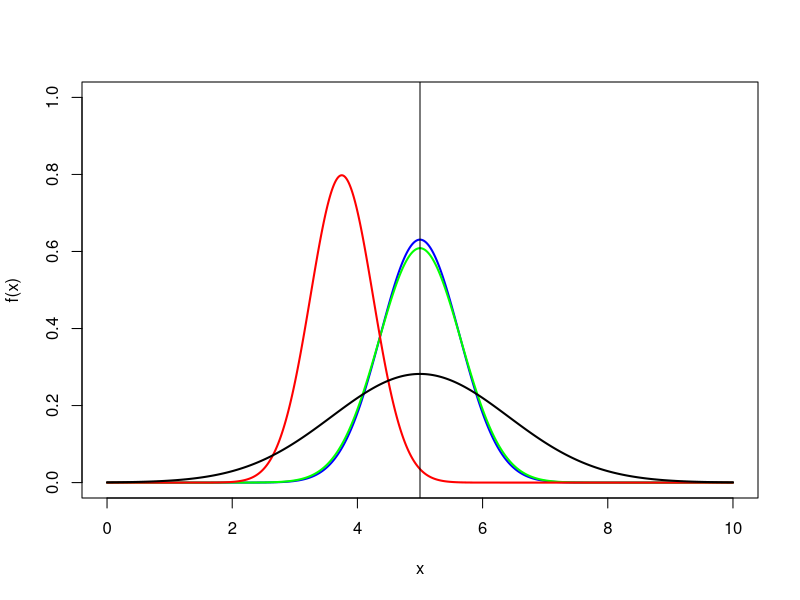

Generate this figure with R:
################################################################################
# Elements of Statistics                                                       #
# Chapter 8: Estimation                                                        #
# Corresponding R Code                                                         #
# Updated: October 2021                                                        #
################################################################################


####################//////////\\\\\\\\\\########################################
# 8.1 Fundamentals
####################\\\\\\\\\\//////////########################################

mu <- 5
sigma <- sqrt(4)
n <- 10

Mean_U1 <- 1/n * (n * mu)
Mean_U2 <- 1/(n + 1) * (2 * mu + 9 * mu)
Mean_U3 <- 1/(n + 6) * (2 * mu + 2 * mu + 8 * mu)
Mean_U4 <- 1/2 * (2 * mu)

Means<-cbind(Mean_U1,Mean_U2,Mean_U3,Mean_U4)

Means


Var_U1 <- (1/n)^2 * (n * sigma^2)
Var_U2 <- (2/(n + 1))^2 * sigma^2 + (1/(n + 1))^2 * 
  (9 * sigma^2)
Var_U3 <- (2/(n + 6))^2 * (2 * sigma^2) + 
  (1/(n + 6))^2 * (8 * sigma^2)
Var_U4 <- (1/2)^2 * (2 * sigma^2)
Variances <- cbind(Var_U1,Var_U2,Var_U3,Var_U4)
Variances


x8_1 <- seq(from = 0, to = 10, length.out = 1000)

f_x8_1_1 <- dnorm(x = x8_1, mean = Mean_U1,
                  sd = sqrt(Var_U1))
f_x8_1_2 <- dnorm(x = x8_1, mean = Mean_U2, 
                  sd = sqrt(Var_U2))
f_x8_1_3 <- dnorm(x = x8_1, mean = Mean_U3, 
                  sd = sqrt(Var_U3))
f_x8_1_4 <- dnorm(x = x8_1, mean = Mean_U4, 
                  sd = sqrt(Var_U4))

plot(x = x8_1, y = f_x8_1_1, type = "l", xlab = "x",
     ylab = "f(x)", ylim = c(0,1), lwd = 2, col = "blue")
lines(x=x8_1,y=f_x8_1_2,type="l",lwd=2,col="green")
lines(x=x8_1,y=f_x8_1_3,type="l",lwd=2,col="red")
lines(x=x8_1,y=f_x8_1_4,type="l",lwd=2,col="black")
abline(v = 5)


####################//////////\\\\\\\\\\########################################
# 8.2 Properties of estimating fuctions
####################\\\\\\\\\\//////////########################################

Mean_U3 <- (n + 2)/(n + 6) * mu
Mean_U3
Bias_U3 <- Mean_U3 - mu
Bias_U3
n_new <- 10000
Bias_U3_new <- (n_new + 2)/(n_new + 6) * mu - mu
round(Bias_U3_new, digits = 4)


####################//////////\\\\\\\\\\########################################
# 8.3 Methods to gain estimating functions
####################\\\\\\\\\\//////////########################################

x8_9 <- 4
n <- 10
theta <- seq(from = 0.34, to = 0.46, by = 0.02)
theta


f_x8_9 <- dbinom(x = x8_9, size = n, prob = theta)
round(f_x8_9, digits = 4)


theta_hat <- theta[which.max(f_x8_9)]
theta_hat


Log_Likelihood <- expression(n * p * log(Theta) +
                               n * (1 - p) * log(1 - Theta))
D_Log_Likelihood <- D(expr = Log_Likelihood, name = "Theta")
Log_Likelihood
D_Log_Likelihood


####################//////////\\\\\\\\\\########################################
# 8.4 Interval estimation
####################\\\\\\\\\\//////////########################################

alpha <- 0.05
sigma <- 30
n <- 36


SpMean <- 72
CI <- vector()
CI[1] <- SpMean - qnorm(p = 1 - (alpha/2))*(sigma/sqrt(n))
CI[2] <- SpMean + qnorm(p = 1 - (alpha/2))*(sigma/sqrt(n))
CI_lower_alternative <- SpMean + qnorm(p = alpha/2) * 
  (sigma/sqrt(n))
round(CI, digits = 1)                        


alpha <- 0.05
SpMean <- 72
SpVar <- 33^2
n <- 36
CI <- vector()
CI[1] <- SpMean - qt(p = 1 - (alpha/2), df = n - 1) * 
  sqrt(SpVar/n)
CI[2] <- SpMean + qt(p = 1 - (alpha/2), df = n - 1) * 
  sqrt(SpVar/n)
round(CI, digits = 1)                    


alpha <- 0.1
n <- 25
SpVar <- 7.244
CI <- vector()
CI[1] <- ((n - 1) * SpVar) / 
  qchisq(p = 1 - alpha/2, df = n-1)
CI[2] <- ((n - 1) * SpVar) /
  qchisq(p = alpha/2, df = n-1)
round(CI, digits = 3)         

n <- 36
alpha <- 0.05
VarX <- 30^2
CI_new <- vector()
CI_new[1] <- SpMean - qnorm(p=1-alpha/2) * sqrt(VarX/n)
CI_new[2] <- SpMean + qnorm(p=1-alpha/2) * sqrt(VarX/n)
round(CI_new, digits = 1)


alpha <- 0.01
n <- 100
p <- 15/100
n * p * (1 - p) > 9
0.1 <= p & p <= 0.9
CI <- vector()
CI[1] <- p - qnorm(p = 1 - alpha/2)*sqrt((p * (1 - p))/n)
CI[2] <- p + qnorm(p = 1 - alpha/2)*sqrt((p * (1 - p))/n)
round(CI, digits = 3)


alpha <- 0.05
Quantile <- qnorm(p = 1 - alpha/2)
sigma <- 30
d <- 5
n_min <- ceiling((2 * Quantile * sigma/d)^2) 
n_min
